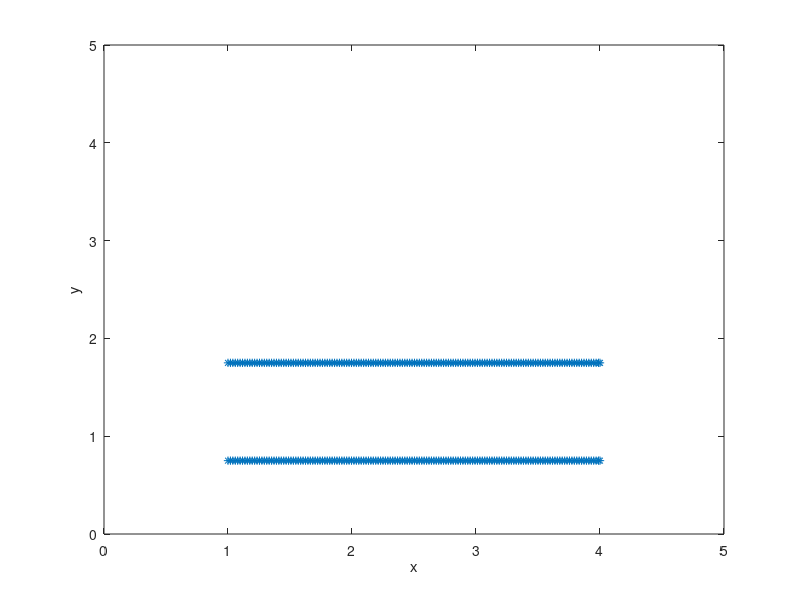

Source code (MATLAB):
%-------------------------------------------------------------------------------------------------------------------%
%
% IB2d is an Immersed Boundary Code (IB) for solving fully coupled non-linear 
% 	fluid-structure interaction models. This version of the code is based off of
%	Peskin's Immersed Boundary Method Paper in Acta Numerica, 2002.
%
% Author: Nicholas A. Battista
% Email:  nick.battista@unc.edu
% Date Created: May 27th, 2015
% Institution: UNC-CH
%
% This code is capable of creating Lagrangian Structures using:
% 	1. Springs
% 	2. Beams (*torsional springs)
% 	3. Target Points
%	4. Muscle-Model (combined Force-Length-Velocity model, "HIll+(Length-Tension)")
%
% One is able to update those Lagrangian Structure parameters, e.g., spring constants, resting %%	lengths, etc
% 
% There are a number of built in Examples, mostly used for teaching purposes. 
% 
% If you would like us %to add a specific muscle model, please let Nick (nick.battista@unc.edu) know.
%
%--------------------------------------------------------------------------------------------------------------------%

%%%%%%%%%%%%%%%%%%%%%%%%%%%%%%%%%%%%%%%%%%%%%%%%%%%%%%%%%%%%%%%%%%%%%%%%%%%%%%%%%%%%%%
%
% FUNCTION: creates the HEART-TUBE-EXAMPLE geometry and prints associated input files
%
%%%%%%%%%%%%%%%%%%%%%%%%%%%%%%%%%%%%%%%%%%%%%%%%%%%%%%%%%%%%%%%%%%%%%%%%%%%%%%%%%%%%%%

function HeartTube()

%
% Grid Parameters (MAKE SURE MATCHES IN input2d !!!)
%
Nx = 128;        % # of Eulerian Grid Pts. in x-Direction (MUST BE EVEN!!!)
Ny = 128;        % # of Eulerian Grid Pts. in y-Direction (MUST BE EVEN!!!)
Lx = 5.0;        % Length of Eulerian Grid in x-Direction
Ly = 5.0;        % Length of Eulerian Grid in y-Direction
dx = Lx/Nx;      % Eulerian Grid-step in x-direction
dy = Ly/Ny;      % Eulerian Grid-step in y-direction


% Immersed Structure Geometric / Dynamic Parameters %
ds = Lx/(2*Nx);  % Lagrangian Spacing
d = 1.0;         % Diameter of the tube
L = 3.0;         % Length of the heart-tube
struct_name = 'HeartTube'; % Name for .vertex, .spring, etc files.


% Call function to construct geometry
[xLag,yLag] = give_Me_Immsersed_Boundary_Geometry(ds,L,d,Lx,Ly);
yLag = yLag - 1.25;


fprintf('\nUSER-INPUT FOR MODEL IN FITZHUGH_NAGUMO_1d:\n');
fprintf('numPtsAlongTube = %d\n',length(xLag)/2);
fprintf('ind_Start = %d\n',length(xLag)-2+1);
fprintf('ind_End = %d\n\n',length(xLag)-2+length(xLag)/2)

% Plot Geometry to test
plot(xLag(1:end/2),yLag(1:end/2),'r-'); hold on;
plot(xLag(end/2+1:end),yLag(end/2+1:end),'r-'); hold on;
plot(xLag,yLag,'*'); hold on;
xlabel('x'); ylabel('y');
axis([0 Lx 0 Ly]);



% Prints .vertex file!
print_Lagrangian_Vertices(xLag,yLag,struct_name);


% Prints .spring file!
k_Spring = 1e7;
print_Lagrangian_Springs(xLag,k_Spring,ds,d,struct_name);

% Prints .muscle file!
%LFO = d; SK = 0.3; a = 0.25; b = 4.0; Fmax = 1e5;
%print_Lagrangian_Muscles(xLag,LFO,SK,a,b,Fmax,struct_name)


% Prints .beam file!
k_Beam = 2.5e6; C = 0.0;
print_Lagrangian_Beams(xLag,k_Beam,C,struct_name);


% Prints .target file!
k_Target = 1e7;
print_Lagrangian_Target_Pts(xLag,k_Target,struct_name);

% Prints .concentration file!
kDiffusion = 5e-5;
Concentration = give_Me_Initial_Concentration(Lx,Ly/2,Nx,Ny/2,dx,dy);
print_Concentration_Info(Nx,Ny/2,Concentration,kDiffusion,struct_name);

%%%%%%%%%%%%%%%%%%%%%%%%%%%%%%%%%%%%%%%%%%%%%%%%%%%%%%%%%%%%%%%%%%%%%%%%
%
% FUNCTION: prints VERTEX points to a file called rubberband.vertex
%
%%%%%%%%%%%%%%%%%%%%%%%%%%%%%%%%%%%%%%%%%%%%%%%%%%%%%%%%%%%%%%%%%%%%%%%%

function print_Lagrangian_Vertices(xLag,yLag,struct_name)

    N = length(xLag);

    vertex_fid = fopen([struct_name '.vertex'], 'w');

    fprintf(vertex_fid, '%d\n', N );

    %Loops over all Lagrangian Pts.
    for s = 1:N
        X_v = xLag(s);
        Y_v = yLag(s);
        fprintf(vertex_fid, '%1.16e %1.16e\n', X_v, Y_v);
    end

    fclose(vertex_fid); 
    
%%%%%%%%%%%%%%%%%%%%%%%%%%%%%%%%%%%%%%%%%%%%%%%%%%%%%%%%%%%%%%%%%%%%%%%%
%
% FUNCTION: prints Vertex points to a file called rubberband.vertex
%
%%%%%%%%%%%%%%%%%%%%%%%%%%%%%%%%%%%%%%%%%%%%%%%%%%%%%%%%%%%%%%%%%%%%%%%%

function print_Lagrangian_Target_Pts(xLag,k_Target,struct_name)

    N = length(xLag); % Total Number of Lagrangian Pts
    num = 1;          % Number of target points on each end

    target_fid = fopen([struct_name '.target'], 'w');

    fprintf(target_fid, '%d\n', 4*num );

    %Loops over all Lagrangian Pts.
    %for s = 1:N
    
    
    %Left Bottom Target Points
    for s=1:num
        fprintf(target_fid, '%d %1.16e\n', s, k_Target);
    end
    
    %Right Bottom Target Points
    for s=(N/2)-(num-1):N/2
        fprintf(target_fid, '%d %1.16e\n', s, k_Target);
    end
    
    %Left Top Target Points
    for s=(N/2+1):(N/2+1)+(num-1)
        fprintf(target_fid, '%d %1.16e\n', s, k_Target);
    end
    
    %Right Top Target Points
    for s=N-(num-1):N
        fprintf(target_fid, '%d %1.16e\n', s, k_Target);
    end
        


    %end

    fclose(target_fid); 
    
    
%%%%%%%%%%%%%%%%%%%%%%%%%%%%%%%%%%%%%%%%%%%%%%%%%%%%%%%%%%%%%%%%%%%%%%%%%%%%%%%%%%%%%
%
% FUNCTION: prints BEAM (Torsional Spring) points to a file called rubberband.beam
%
%%%%%%%%%%%%%%%%%%%%%%%%%%%%%%%%%%%%%%%%%%%%%%%%%%%%%%%%%%%%%%%%%%%%%%%%%%%%%%%%%%%%%

function print_Lagrangian_Beams(xLag,k_Beam,C,struct_name)

    % k_Beam: beam stiffness
    % C: beam curvature
    
    N = length(xLag); % NOTE: Total number of beams = Number of Total Lag Pts. - 2

    beam_fid = fopen([struct_name '.beam'], 'w');

    fprintf(beam_fid, '%d\n', N - 4 );

    %spring_force = kappa_spring*ds/(ds^2);

    %BEAMS BETWEEN VERTICES
    for s = 2:N-1
            if  s <= N/2-1
                % Bottom of tube
                fprintf(beam_fid, '%d %d %d %1.16e %1.16e\n',s-1, s, s+1, k_Beam, C);  
            elseif ( ( s >= N/2+2 ) && ( s <= N-1 ) )
                % Top of Tube
                fprintf(beam_fid, '%d %d %d %1.16e %1.16e\n',s-1, s, s+1,   k_Beam, C);  
            end
    end
    fclose(beam_fid); 
    
    
    

    
    

    
%%%%%%%%%%%%%%%%%%%%%%%%%%%%%%%%%%%%%%%%%%%%%%%%%%%%%%%%%%%%%%%%%%%%%%%%
%
% FUNCTION: prints MUSCLE points to a file called "struct_name".muscle
%
%%%%%%%%%%%%%%%%%%%%%%%%%%%%%%%%%%%%%%%%%%%%%%%%%%%%%%%%%%%%%%%%%%%%%%%%

function print_Lagrangian_Muscles(xLag,LFO,SK,a,b,Fmax,struct_name)

    N = length(xLag); %Number of Lagrangian Pts. Total

    muscle_fid = fopen([struct_name '.muscle'], 'w');

    fprintf(muscle_fid, '%d\n', N/2-2 );

    %spring_force = kappa_spring*ds/(ds^2);

    %MUSCLES BETWEEN VERTICES
    for s = 2:N/2-1
            fprintf(muscle_fid, '%d %d %1.16e %1.16e %1.16e %1.16e %1.16e\n', s, s+N/2, LFO, SK, a,b,Fmax);  
    end
    fclose(muscle_fid);
    
    
    
    
    
    


%%%%%%%%%%%%%%%%%%%%%%%%%%%%%%%%%%%%%%%%%%%%%%%%%%%%%%%%%%%%%%%%%%%%%%%%
%
% FUNCTION: prints SPRING points to a file called rubberband.spring
%
%%%%%%%%%%%%%%%%%%%%%%%%%%%%%%%%%%%%%%%%%%%%%%%%%%%%%%%%%%%%%%%%%%%%%%%%

function print_Lagrangian_Springs(xLag,k_Spring,ds_Rest,d,struct_name)

    N = length(xLag); %Number of Lagrangian Pts. Total

    spring_fid = fopen([struct_name '.spring'], 'w');

    fprintf(spring_fid, '%d\n', N-2 + N/2 ); %(N-2) btwn adajcent Lag. Pts, (N/2) btwn opposite sides of HT

    %spring_force = kappa_spring*ds/(ds^2);

    %SPRINGS BETWEEN VERTICES
    for s = 1:N
            if s < N/2         
                fprintf(spring_fid, '%d %d %1.16e %1.16e\n', s, s+1, k_Spring, ds_Rest);  
            elseif ( ( s >= N/2+1 ) && ( s < N ) )
                %Case s=N
                fprintf(spring_fid, '%d %d %1.16e %1.16e\n', s, s+1, k_Spring, ds_Rest);  
            end
    end
    
    for s = 1:N/2
        fprintf(spring_fid, '%d %d %1.16e %1.16e\n', s, s+N/2,   k_Spring/1e10, 0.0); 
    end
    fclose(spring_fid); 
    
    

%%%%%%%%%%%%%%%%%%%%%%%%%%%%%%%%%%%%%%%%%%%%%%%%%%%%%%%%%%%%%%%%%%%%%%%%
%
% FUNCTION: creates the Lagrangian structure geometry
%
%%%%%%%%%%%%%%%%%%%%%%%%%%%%%%%%%%%%%%%%%%%%%%%%%%%%%%%%%%%%%%%%%%%%%%%%

function [xLag,yLag] = give_Me_Immsersed_Boundary_Geometry(ds,L,d,Lx,Ly)

% The immsersed structure is a straight heart-tube %
x1 = [-L/2:ds:L/2 L/2];       % Constructs x-Values for bottom of tube
y1 = -d/2*ones(1,length(x1)); % Constructs y-Values for bottom of tube

x2 = x1;                      % Constructs x-Values for top of tube
y2 = -y1;                     % Constructs y-Values for top of tube

x1 = x1 + Lx/2;               % Shift into correct box
x2 = x2 + Lx/2;                % Shift into correct box

y1 = y1 + Ly/2;               % Shift into correct box
y2 = y2 + Ly/2;               % Shift into correct box

xLag = [x1 x2];
yLag = [y1 y2];


%%%%%%%%%%%%%%%%%%%%%%%%%%%%%%%%%%%%%%%%%%%%%%%%%%%%%%%%%%%%%%%%%%%%%%%%
%
% FUNCTION: prints CONCENTRATION INFO to file called
%           'struct_name'.concentration
%
%%%%%%%%%%%%%%%%%%%%%%%%%%%%%%%%%%%%%%%%%%%%%%%%%%%%%%%%%%%%%%%%%%%%%%%%
    
function print_Concentration_Info(Nx,Ny,C,kDiffusion,struct_name)

    con_fid = fopen([struct_name '.concentration'], 'w');
    
    fprintf(con_fid, '%d\n', kDiffusion );

    for i=1:Ny
        for j=1:Nx
            fprintf(con_fid, '%1.16e ', C(i,j) );
        end
        fprintf(con_fid,'\n');
    end

%%%%%%%%%%%%%%%%%%%%%%%%%%%%%%%%%%%%%%%%%%%%%%%%%%%%%%%%%%%%%%%%%%%
%
% FUNCTION: gives initial concentration gradient inside channel
%
%%%%%%%%%%%%%%%%%%%%%%%%%%%%%%%%%%%%%%%%%%%%%%%%%%%%%%%%%%%%%%%%%%%

function C = give_Me_Initial_Concentration(Lx,Ly,Nx,Ny,dx,dy)

%WHERE OUTER TUBE LIES
%xMin = 0.15; xMax = 0.45;
%yMin = 0.85; yMax = 1.15;

xMin = 1.6; xMax = 2.2;
yMin = 0.8; yMax = 1.7;

xMid = (xMin+xMax)/2;
yMid = (yMin+yMax)/2;

xDiff = (xMax-xMin)/2;
yDiff = (yMax-yMin)/2;

x = 0:dx:Lx;
y = 0:dy:Ly;
inds = give_Me_Indices_To_Apply_Force(x,y,xMin,xMax,yMin,yMax);

C = zeros(Ny,Nx);
for i=1:length( inds(:,1) )
    xInd = inds(i,1);
    yInd = inds(i,2);
    xPt = x(xInd);
    yPt = y(yInd);
    %C(xInd,yInd ) = (-0.5/yDiff^2)*( (yPt-yMid) - yDiff )*( (yPt-yMid) + yDiff ) +  (-0.5/xDiff^2)*( (xPt-xMid) - xDiff )*( (xPt-xMid) + xDiff ); %1.0;
    C(yInd,xInd ) = (-1.0/xDiff^2)*( (xPt-xMid) - xDiff )*( (xPt-xMid) + xDiff ); %1.0;

end

%%%%%%%%%%%%%%%%%%%%%%%%%%%%%%%%%%%%%%%%%%%%%%%%%%%%%%%%%%%%%%%%%%%%%%
%
% FUNCTION: computes indices for placing initial concentration 
%
%%%%%%%%%%%%%%%%%%%%%%%%%%%%%%%%%%%%%%%%%%%%%%%%%%%%%%%%%%%%%%%%%%%%%%%

function inds = give_Me_Indices_To_Apply_Force(x,y,xMin,xMax,yMin,yMax)

j=1; noMinYet = 1;
while noMinYet
    
    if ( x(j) >= xMin )
        iX_min = j;
        noMinYet = 0;
    end
    j=j+1;
end

j=length(x); noMaxYet = 1;
while noMaxYet
    
    if ( x(j) <= xMax )
        iX_max = j;
        noMaxYet = 0;
    end
    j=j-1;
end

j=1; noMinYet = 1;
while noMinYet
    
    if ( y(j) >= yMin )
        iY_min = j;
        noMinYet = 0;
    end
    j=j+1;
end

j=length(y); noMaxYet = 1;
while noMaxYet
    
    if ( y(j) <= yMax )
        iY_max = j;
        noMaxYet = 0;
    end
    j=j-1;
end

iX_Vec = iX_min:1:iX_max;
iY_Vec = iY_min:1:iY_max;

n = 1;
for i=1:length(iX_Vec)
    for j=1:length(iY_Vec)
        inds(n,1) = iX_Vec(i);
        inds(n,2) = iY_Vec(j);
        n = n+1; 
    end
end
